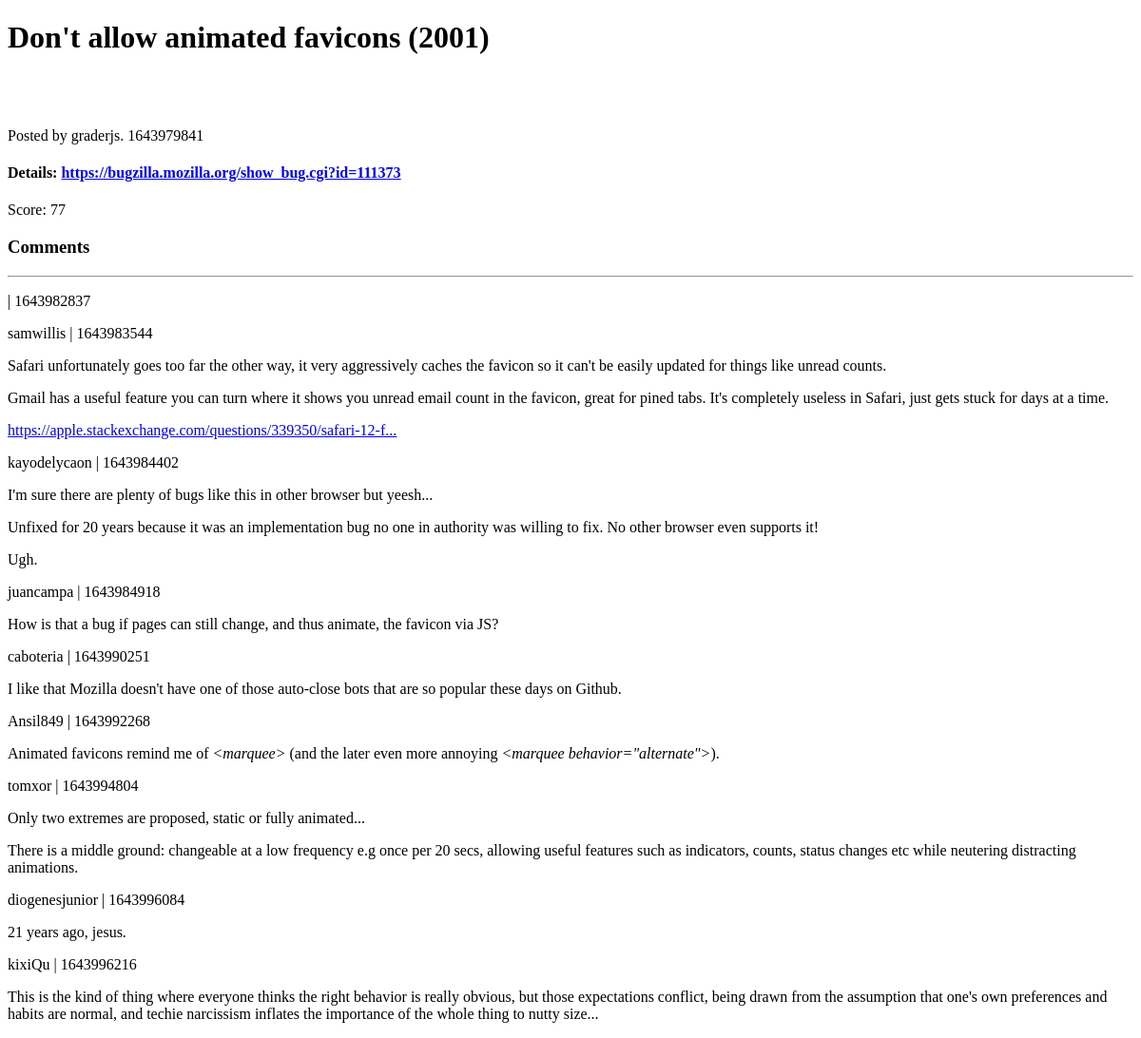
The page /story_detail/30206278 on the database as committed earlier.
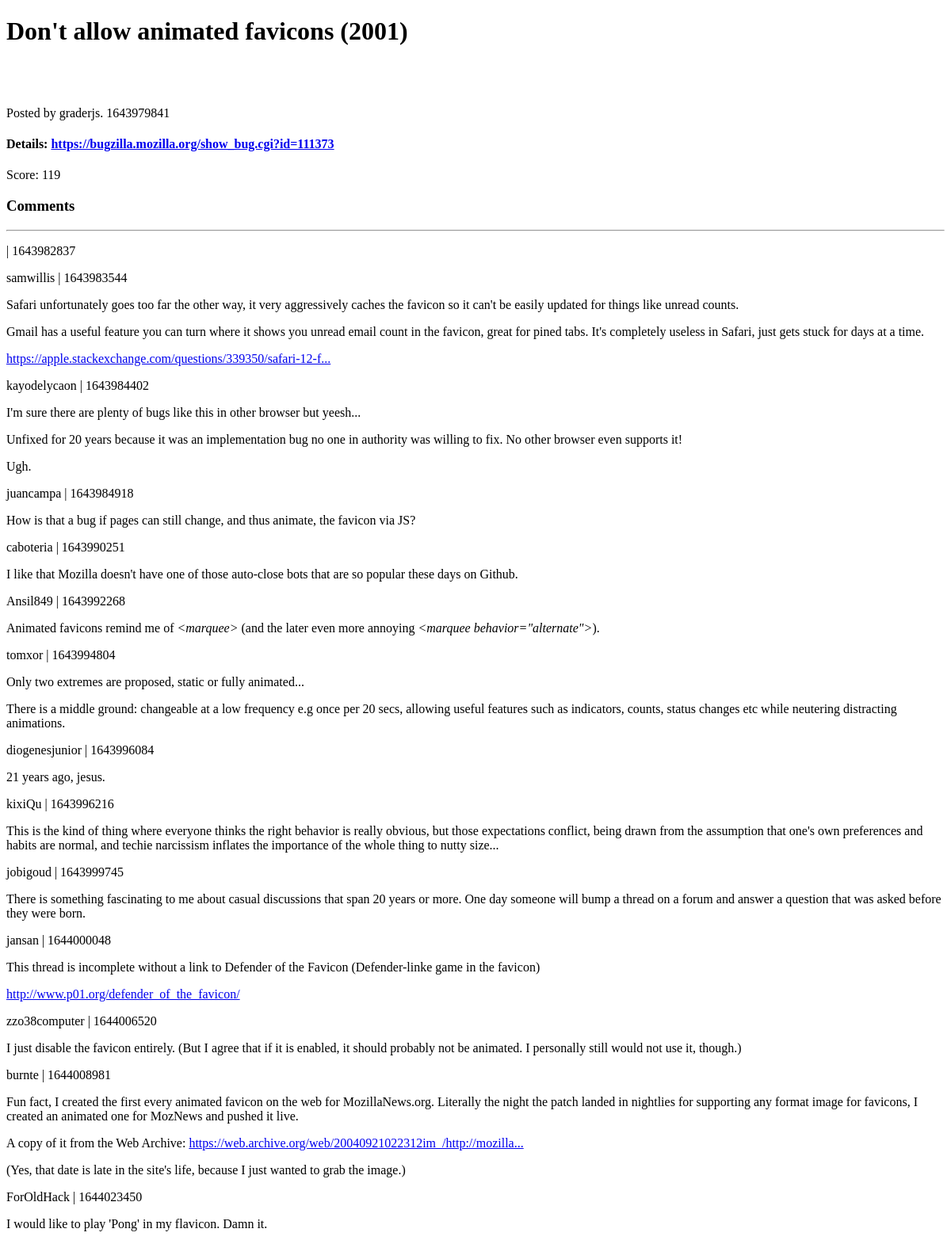
The same page on the database as committed later.
### newsyapp/models.py (models this page shows)
class Story(models.Model):
    id = models.IntegerField(primary_key=True)
    by = models.CharField(max_length=64, blank=True)
    time = models.IntegerField(blank=True, null=True)
    kids = models.ManyToManyField("Comment", blank=True, related_name="stories")
    descendants = models.IntegerField(blank=True, null=True)
    score = models.IntegerField(blank=True, null=True)
    title = models.TextField(blank=True)
    url = models.URLField(blank=True, null=True)

class Comment(models.Model):
    id = models.IntegerField(primary_key=True)
    by = models.CharField(max_length=64, blank=True)
    time = models.IntegerField(blank=True, null=True)
    kids = models.ManyToManyField("self", blank=True, symmetrical=False, related_name="comments")
    parent = models.IntegerField(blank=True, null=True)
    text = models.TextField(blank=True)

### newsyapp/views.py (the view)
# urls.py: path("story_detail/<int:item_id>", views.get_story, name="story_detail"),
def get_story(request, item_id):
    if Story.objects.filter(id=item_id).exists():
        item = Story.objects.get(id=item_id)
        comments = item.kids.all()
        return render(request, "newsyapp/item_detail.html", {
            "type": "Story",
            "item": item,
            "comments": comments
        })
    return HttpResponseNotFound()

### newsyapp/templates/newsyapp/item_detail.html (shortened to what this page needs)
{% extends "newsyapp/layout.html" %}
{% block body %}
    <h1>{{ item.title }}</h1>
    <br><br><br>
    {% if item.by %}
        Posted by {{ item.by }}. {{ item.time }}
    {% else %}
        Anonymous. {{ item.time }}
    {% endif %}
    {% if item.url %}
        <h4>Details: <a href="{{ item.url }}", target="blank">{{ item.url }}</a></h4>
    {% endif %}
    {% if type == "Job" %}
        {% if item.text %}
            <p>{{ item.text }}</p>
        {% endif %}
    {% elif type == "Story" %}
        {% if item.score %}
            <p>Score: {{ item.score }}</p>
        {% endif %}
        <h3>Comments</h3>
        <hr>
        {% for comment in comments %}
            <p>
                {{ comment.by }} | {{ comment.time }}
                <p>{{ comment.text | safe }}</p>
            </p>
        {% endfor %}
    {% endif %}
{% endblock %}

### newsyapp/templates/newsyapp/layout.html (shortened to what this page needs)
{% load static %}
<!DOCTYPE html>
<html lang="en">
    <head>
    </head>
    <body>
        {% block body %}
        {% endblock %}
    </body>
</html>

Rows that differ between the two databases and show on the page:
changed Story "graderjs": score "77" → "119"
added Comment: by "jobigoud", time "1643999745", text "There is something fascinating to me about casual discussions that span 20 years or more. One day someone will bump a thread on a forum and answer a question that was asked before they were born."
added Comment: by "jansan", time "1644000048", text "This thread is incomplete without a link to Defender of the Favicon (Defender-linke game in the favicon) http://www.p01.org/defender_of_the_favicon/"
added Comment: by "zzo38computer", time "1644006520", text "I just disable the favicon entirely. (But I agree that if it is enabled, it should probably not be animated. I personally still would not use it, though.)"
added Comment: by "burnte", time "1644008981", text "Fun fact, I created the first every animated favicon on the web for MozillaNews.org. Literally the night the patch landed in nightlies for supporting any format image for favicons, I created an animated one for MozNews and pushed it live. A copy of it from the Web Archive: https://web.archive.org/web/20040921022312im_/http://mozilla... (Yes, that date is late in the site's life, because I just wanted to grab the image.)"
added Comment: by "ForOldHack", time "1644023450", text "I would like to play 'Pong' in my flavicon. Damn it."
